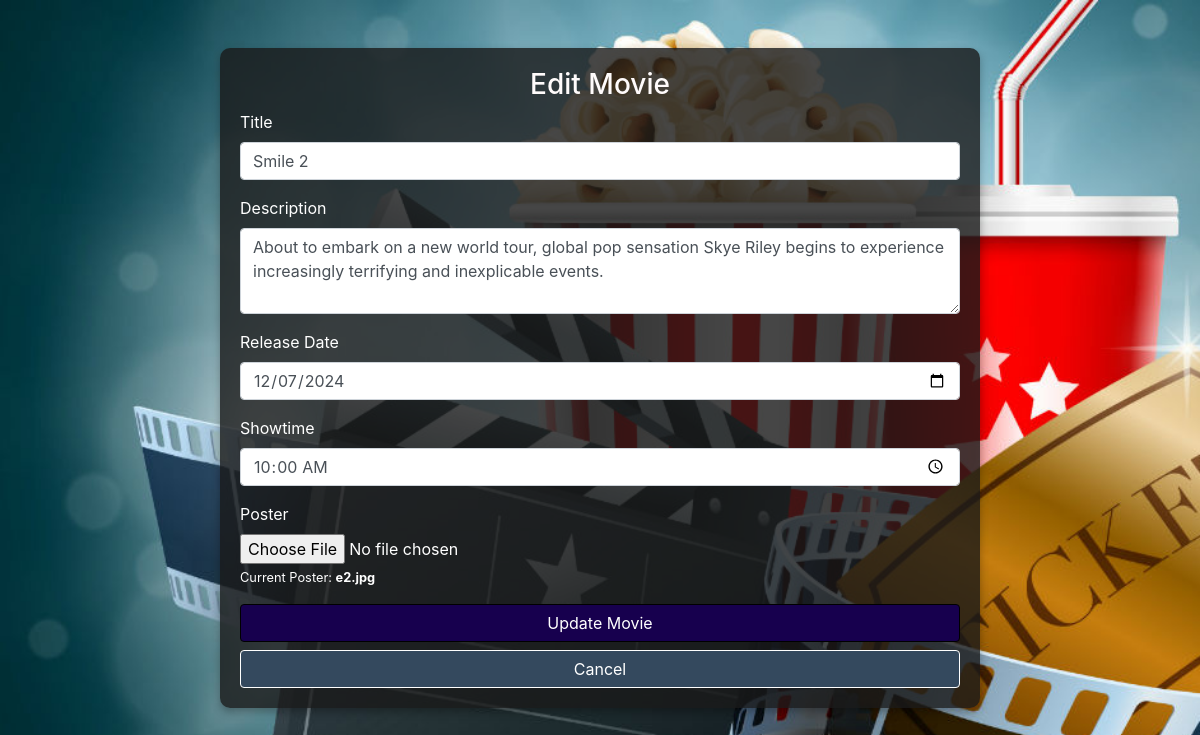
Screenshot of /edit_movie.php?id=18 with the database file from the repository.
### tables this page shows
CREATE TABLE `movies` (
  `id` int(11) NOT NULL,
  `title` varchar(255) NOT NULL,
  `description` text DEFAULT NULL,
  `language` enum('Nepali','Hindi','English') NOT NULL,
  `showtimes` varchar(255) DEFAULT NULL,
  `price` decimal(10,2) DEFAULT NULL,
  `release_date` date NOT NULL,
  `poster` varchar(255) DEFAULT NULL
);

### edit_movie.php (the view, shortened to what this page needs)
<?php
include 'db.php';
$movieId = (int)$_GET['id'];
$movieQuery = $conn->prepare("SELECT * FROM movies WHERE id = ?");
$movieQuery->bind_param('i', $movieId);
$movieQuery->execute();
$result = $movieQuery->get_result();
$movie = $result->fetch_assoc();
?>
<!DOCTYPE html>
<html lang="en">
<head>
    <link rel="stylesheet" href="https://maxcdn.bootstrapcdn.com/bootstrap/4.5.2/css/bootstrap.min.css">
</head>
<body>
<div class="container mt-5">
    <div class="row justify-content-center">
        <div class="col-md-8 form-container">
            <h3 class="text-center">Edit Movie</h3>
            <form action="" method="POST" enctype="multipart/form-data">
                <div class="form-group">
                    <label for="title">Title</label>
                    <input type="text" class="form-control" id="title" name="title" value="<?php echo $movie['title']; ?>" required>
                </div>
                <div class="form-group">
                    <label for="description">Description</label>
                    <textarea class="form-control" id="description" name="description" rows="3" required><?php echo $movie['description']; ?></textarea>
                </div>
                <div class="form-group">
                    <label for="release_date">Release Date</label>
                    <input type="date" class="form-control" id="release_date" name="release_date" value="<?php echo $movie['release_date']; ?>" required>
                </div>
                <div class="form-group">
                    <label for="showtime">Showtime</label>
                    <input type="time" class="form-control" id="showtime" name="showtime" value="<?php echo $movie['showtimes']; ?>" required>
                </div>
                <div class="form-group">
                    <label for="poster">Poster</label>
                    <input type="file" class="form-control-file" id="poster" name="poster">
                    <small>Current Poster: <strong><?php echo $movie['poster']; ?></strong></small>
                </div>
                <button type="submit" class="btn btn-primary btn-block">Update Movie</button>
                <a href="admin_panel.php?section=delete-movie" class="btn btn-secondary btn-block">Cancel</a>
            </form>
        </div>
    </div>
</div>
</body>
</html>

### edit_movie.php (style rules this page uses)
body { background-image: url('nk.png?text=Movies+Background'); background-size: cover; background-repeat: no-repeat; background-attachment: fixed; color: #fff; }
.form-container { background: rgba(26, 25, 25, 0.8); padding: 20px; border-radius: 10px; box-shadow: 0 4px 8px rgba(0, 0, 0, 0.3); }
.form-container h3 { color:rgb(255, 251, 251); }
.btn-primary { background-color:rgb(23, 0, 78); border-color:rgb(0, 0, 0); }
.btn-secondary { background-color: #34495e; border-color:rgb(255, 255, 255); }

### rows the page displays
movies: title "Smile 2", description "About to embark on a new world tour, global pop sensation Skye Riley begins to experience increasingly terrifying and inexplicable events.", release_date "12/07/2024", showtime "10:00", poster "e2.jpg"
